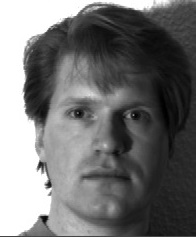
#> input picture Detecção_de_face/database/1.png, 196 x 237 px; its folder holds only this picture in this run
$ jupyter execute --allow-errors teste.py.ipynb   (shell and % lines are left out)   (older library calls are emulated)
#> lines starting #> are read from the running program, lines starting #| are printed output that depends on the picture
[cell 1]
import cv2
import numpy as np
import matplotlib.pyplot as plt
import glob

[cell 2]
#Metodo onde recebe uma imagem e retorna o descritor HOG que é o histograma orientado ao gradiente
#o HOG é um descritor de características, ele vai generalizar a imagem de uma forma que o svm possa dizer o que é e o que não é uma face
def hog(img):
    bin_n = 16
    gx = cv2.Sobel(img, cv2.CV_32F, 1, 0)
    gy = cv2.Sobel(img, cv2.CV_32F, 0, 1)
    mag, ang = cv2.cartToPolar(gx, gy)

    bins = np.int32(bin_n*ang/(2*np.pi))
 #método para extrair o descritor das imagens
    bin_cells = bins[:10,:10], bins[10:,:10], bins[:10,10:], bins[10:,10:]
    mag_cells = mag[:10,:10], mag[10:,:10], mag[:10,10:], mag[10:,10:]
    hists = [np.bincount(b.ravel(), m.ravel(), bin_n) for b, m in zip(bin_cells, mag_cells)]
    hist = np.hstack(hists)
    return hist

# [12 lines of commented-out code are left out]

[cell 3]
imagens = [cv2.imread(file) for file in sorted(glob.glob("database/*.png"))] # criando arquivo para ler todas as imagens da pasta(database).
#> imagens = 1 item
#glob é usado Converte o caminho p para um caminho absoluto canônico
hogdata = []
#o for é para criar um laço e ler todas as imagens uma por uma.
for i in range(len(imagens)):
    hogdata.append(hog(imagens[i]))
#> this loop made 1 pass
#> bin_n in hog on pass 1: 16
#> pass 1, in hog, `gx = cv2.Sobel(img, cv2.CV_32F, 1, 0)`:
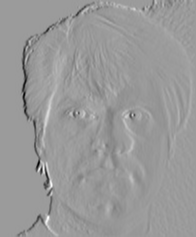
#> gx: shape (237, 196, 3) float32; min -783, max 503, mean -8.4; drawn with min black and max white
#> pass 1, in hog, `gy = cv2.Sobel(img, cv2.CV_32F, 0, 1)`:
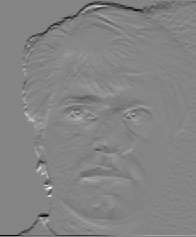
#> gy: shape (237, 196, 3) float32; min -781, max 713, mean -5; drawn with min black and max white
#> pass 1, in hog, `mag, ang = cv2.cartToPolar(gx, gy)`:
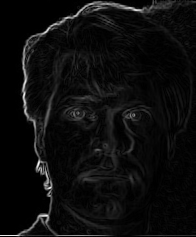
#> mag: shape (237, 196, 3) float32; min 0, max 819.2, mean 42.5; drawn with min black and max white
#> pass 1, in hog, `mag, ang = cv2.cartToPolar(gx, gy)`:
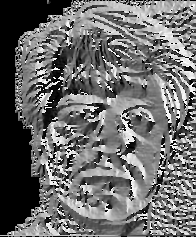
#> ang: shape (237, 196, 3) float32; min 0, max 6.28, mean 2.67; drawn with min black and max white
#> after the loop, hogdata = 1 item

trainData = np.float32(hogdata).reshape(-1,64) #reshape serve para atribuir resultado a uma matriz.

[cell 4]
responses = np.array([1,1,1,1,0,0,0,0,0,0,0,1,0,0,0,0,1,1,1,1,1,1,1,0,1,1,1,1,1,1,1,1,0,0])#rotulando as imagens como verdadeiras e falsas.
#usando o algoritmo SVM para saber o que é uma face, e o que não é!
svm = cv2.ml.SVM_create()
svm.setGamma(5.383)
svm.setC(1)
svm.setKernel(cv2.ml.SVM_LINEAR)
svm.setType(cv2.ml.SVM_C_SVC)
#> (the rest of this cell did not finish here and is left out)

[cell 5]
# [8 lines of commented-out code are left out]

img2 = cv2.imread('test/48.png')#pegando a imagem para teste
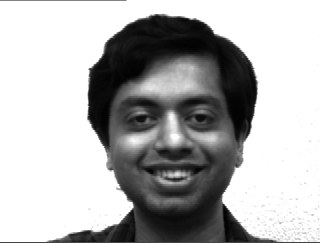
#> input picture Detecção_de_face/test/48.png, 320 x 243 px
#> img2 is the input picture: shape (243, 320, 3); min 0, max 255, mean 178
plt.imshow(img2)#Mostrando a imagem

[cell 6]
t = hog(img2)#extraindo descritor hog
#> in hog (call 2), `gx = cv2.Sobel(img, cv2.CV_32F, 1, 0)`:
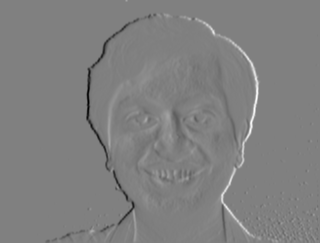
#> gx: shape (243, 320, 3) float32; min -910, max 899, mean 0; drawn with min black and max white
#> in hog (call 2), `gy = cv2.Sobel(img, cv2.CV_32F, 0, 1)`:
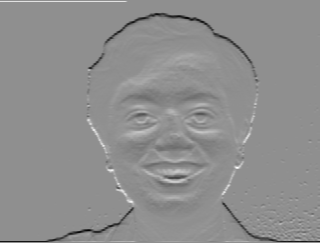
#> gy: shape (243, 320, 3) float32; min -872, max 674, mean -4.7; drawn with min black and max white
#> in hog (call 2), `mag, ang = cv2.cartToPolar(gx, gy)`:
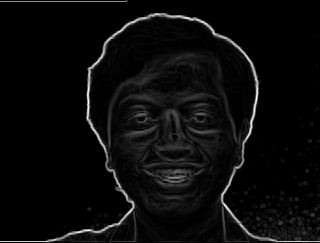
#> mag: shape (243, 320, 3) float32; min 0, max 910.5, mean 38.5; drawn with min black and max white
#> in hog (call 2), `mag, ang = cv2.cartToPolar(gx, gy)`:
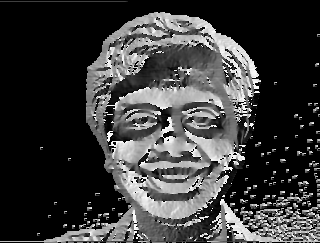
#> ang: shape (243, 320, 3) float32; min 0, max 6.28, mean 1.46; drawn with min black and max white
#> in hog (call 2), `hist = np.hstack(hists)`: hist = 64 values, max 1053367 at index 59, min 0 at index 0, mean 140184.8
#> t has the same summary as hist in hog
ex = np.array([t])#transformando em array numpy
exem=np.float32(ex).reshape(-1,64)#transformando em float.
#> (the rest of this cell did not finish here and is left out)
